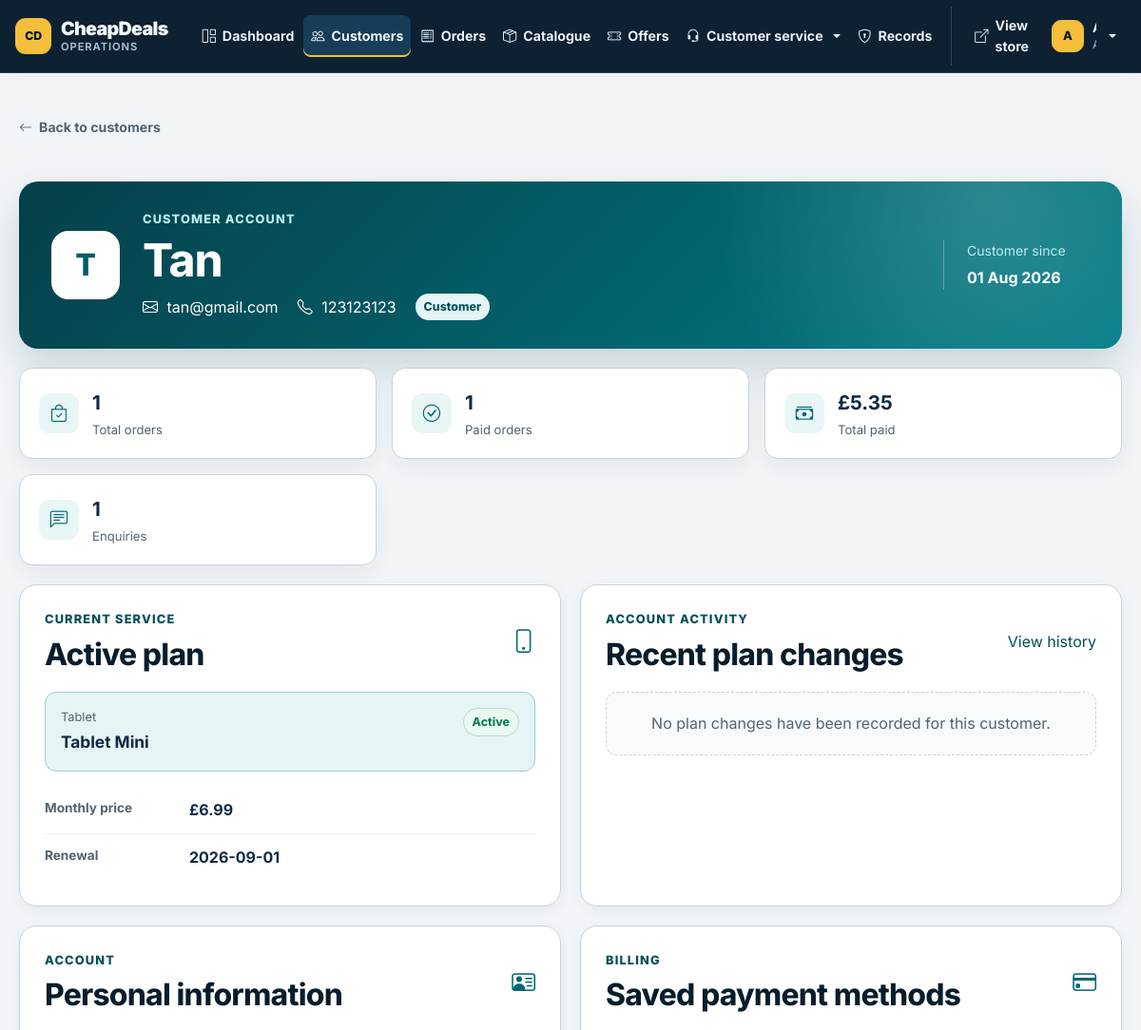
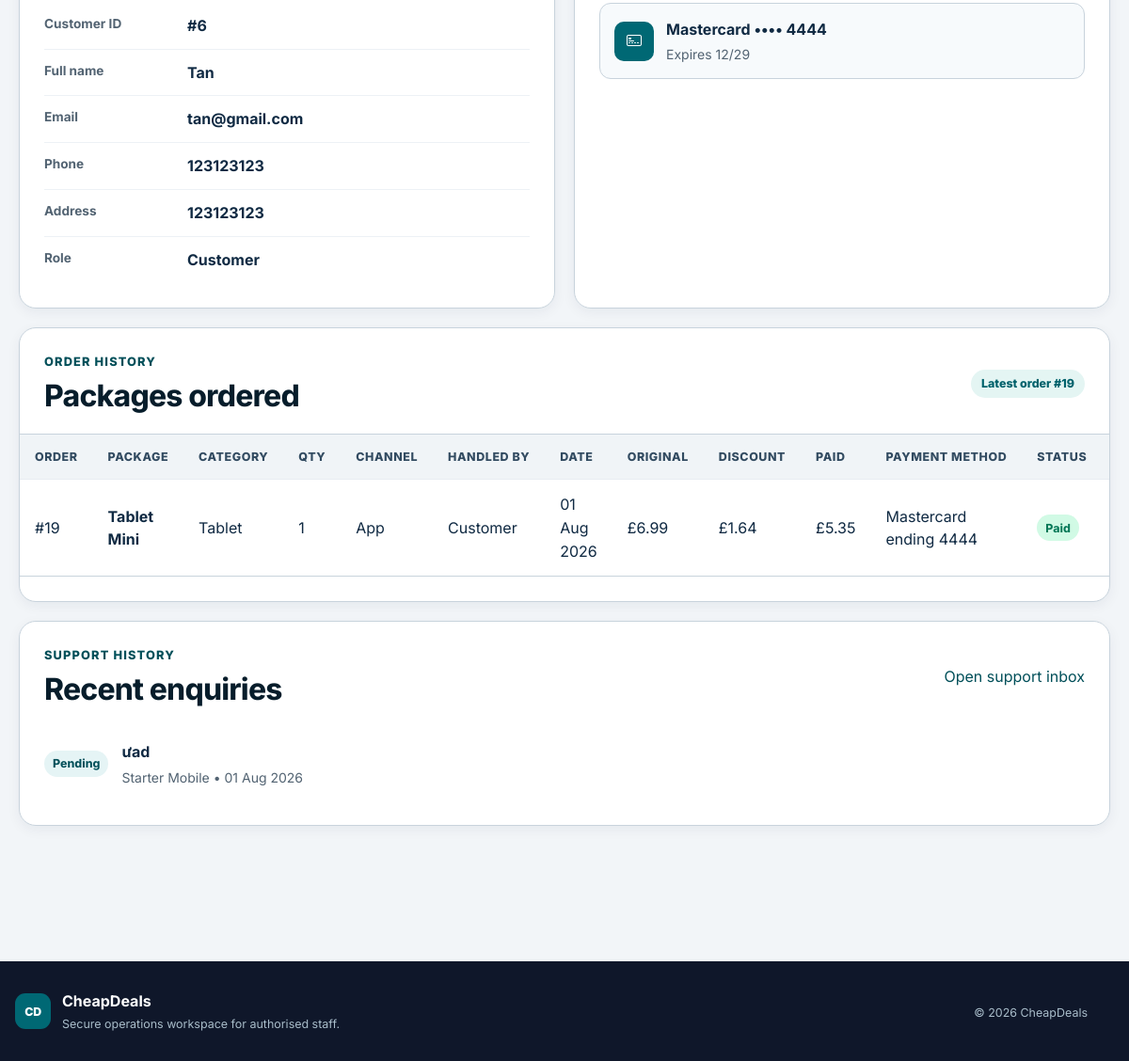
/COMP1807/cheapdeals/public/crm/customer?id=6 (signed in), run on the app's committed database (2 pictures, top to bottom).
### tables this page shows
CREATE TABLE `users` (
  `id` int(11) NOT NULL,
  `full_name` varchar(100) NOT NULL,
  `email` varchar(100) NOT NULL,
  `password` varchar(255) NOT NULL,
  `phone` varchar(20) DEFAULT NULL,
  `address` text DEFAULT NULL,
  `credit_card` varchar(50) DEFAULT NULL,
  `role` enum('customer','csr','admin') DEFAULT 'customer',
  `created_at` timestamp NOT NULL DEFAULT current_timestamp(),
  `card_type` varchar(20) DEFAULT NULL,
  `card_expiry` varchar(5) DEFAULT NULL
);

CREATE TABLE `orders` (
  `id` int(11) NOT NULL,
  `user_id` int(11) DEFAULT NULL,
  `package_id` int(11) DEFAULT NULL,
  `quantity` int(11) NOT NULL DEFAULT 1,
  `total` decimal(10,2) DEFAULT NULL,
  `discount` decimal(10,2) DEFAULT NULL,
  `final_total` decimal(10,2) DEFAULT NULL,
  `status` enum('Pending','Paid','Cancelled') DEFAULT 'Pending',
  `order_channel` varchar(20) NOT NULL DEFAULT 'Website',
  `created_by` int(11) DEFAULT NULL,
  `created_at` timestamp NOT NULL DEFAULT current_timestamp()
);

CREATE TABLE `subscriptions` (
  `id` int(11) NOT NULL,
  `user_id` int(11) NOT NULL,
  `package_id` int(11) DEFAULT NULL,
  `deal_id` int(11) DEFAULT NULL,
  `status` varchar(20) NOT NULL DEFAULT 'Active',
  `started_at` timestamp NOT NULL DEFAULT current_timestamp(),
  `renewal_date` date DEFAULT NULL,
  `updated_at` timestamp NOT NULL DEFAULT current_timestamp() ON UPDATE current_timestamp()
);

CREATE TABLE `payment_methods` (
  `id` int(11) NOT NULL,
  `user_id` int(11) NOT NULL,
  `card_type` varchar(20) NOT NULL,
  `card_last4` varchar(4) NOT NULL,
  `card_expiry` varchar(5) NOT NULL,
  `verification_status` varchar(20) DEFAULT NULL,
  `verification_reference` varchar(60) DEFAULT NULL,
  `is_default` tinyint(1) DEFAULT 0
);

CREATE TABLE `packages` (
  `id` int(11) NOT NULL,
  `package_name` varchar(100) DEFAULT NULL,
  `category` enum('Mobile','Broadband','Tablet') DEFAULT NULL,
  `price` decimal(10,2) DEFAULT NULL,
  `minutes` int(11) DEFAULT NULL,
  `sms` int(11) DEFAULT NULL,
  `data_gb` int(11) DEFAULT NULL,
  `description` text DEFAULT NULL,
  `stock` int(11) DEFAULT 100,
  `image` varchar(255) DEFAULT NULL,
  `is_active` tinyint(1) NOT NULL DEFAULT 1
);

CREATE TABLE `payments` (
  `id` int(11) NOT NULL,
  `order_id` int(11) DEFAULT NULL,
  `amount` decimal(10,2) DEFAULT NULL,
  `payment_method` varchar(50) DEFAULT NULL,
  `payment_status` enum('Success','Failed') DEFAULT NULL,
  `verification_status` varchar(20) DEFAULT NULL,
  `verification_reference` varchar(60) DEFAULT NULL,
  `verification_message` varchar(255) DEFAULT NULL,
  `receipt_ref` varchar(40) DEFAULT NULL,
  `payment_date` timestamp NOT NULL DEFAULT current_timestamp()
);

CREATE TABLE `enquiries` (
  `id` int(11) NOT NULL,
  `user_id` int(11) DEFAULT NULL,
  `package_id` int(11) DEFAULT NULL,
  `subject` varchar(255) DEFAULT NULL,
  `message` text DEFAULT NULL,
  `reply` text DEFAULT NULL,
  `status` enum('Pending','Answered') DEFAULT 'Pending',
  `created_at` timestamp NOT NULL DEFAULT current_timestamp()
);

### app/views/crm/customer-detail.php (the view, shortened to what the rows shown need)
<?php if (!$customer): ?>
    <section class="section narrow">
        <h1>Customer not found</h1>
        <p>The requested customer account does not exist.</p>
        <a class="btn primary" href="<?= url('/crm/customers') ?>">Back to customers</a>
    </section>
<?php else: ?>
    <?php
    $paidOrders = array_filter(
        $orders,
        fn (array $order): bool => $order['status'] === 'Paid'
    );
    $totalSpent = array_sum(array_column($paidOrders, 'final_total'));
    $latestOrder = $orders[0] ?? null;
    ?>
    <section class="crm-customer-profile">
        <a class="checkout-back" href="<?= url('/crm/customers') ?>">
            <i class="bi bi-arrow-left"></i> Back to customers
        </a>
        <header class="crm-profile-hero">
            <div class="crm-profile-avatar">
                <?= e(strtoupper(substr($customer['full_name'], 0, 1))) ?>
            </div>
            <div class="crm-profile-name">
                <p class="eyebrow">Customer account</p>
                <h1><?= e($customer['full_name']) ?></h1>
                <div>
                    <span><i class="bi bi-envelope"></i> <?= e($customer['email']) ?></span>
                    <span><i class="bi bi-telephone"></i> <?= e($customer['phone'] ?? 'Not provided') ?></span>
                    <span class="crm-role-badge"><?= e(ucfirst($customer['role'] ?? 'customer')) ?></span>
                </div>
            </div>
            <div class="crm-member-since">
                <small>Customer since</small>
                <strong><?= e(date('d M Y', strtotime($customer['created_at']))) ?></strong>
            </div>
        </header>
        <div class="crm-customer-stats">
            <article>
                <i class="bi bi-bag-check"></i>
                <div><strong><?= count($orders) ?></strong><span>Total orders</span></div>
            </article>
            <article>
                <i class="bi bi-check-circle"></i>
                <div><strong><?= count($paidOrders) ?></strong><span>Paid orders</span></div>
            </article>
            <article>
                <i class="bi bi-cash-stack"></i>
                <div><strong>&pound;<?= number_format((float) $totalSpent, 2) ?></strong><span>Total paid</span></div>
            </article>
            <article>
                <i class="bi bi-chat-left-text"></i>
                <div><strong><?= count($enquiries) ?></strong><span>Enquiries</span></div>
            </article>
        </div>
        <div class="crm-profile-grid crm-subscription-grid">
            <section class="crm-profile-panel">
                <div class="crm-panel-title">
                    <div><p class="eyebrow">Current service</p><h2>Active plan</h2></div>
                    <i class="bi bi-phone"></i>
                </div>
                <?php if ($subscription): ?>
                    <div class="current-plan-summary">
                        <div><small><?= e($subscription['plan_type'] ?? 'Plan') ?></small><strong><?= e($subscription['plan_name']) ?></strong></div>
                        <span class="status-pill is-success"><?= e($subscription['status']) ?></span>
                    </div>
                    <dl class="crm-info-list compact-info-list">
                        <div><dt>Monthly price</dt><dd>&pound;<?= number_format((float) $subscription['price'], 2) ?></dd></div>
                        <div><dt>Renewal</dt><dd><?= e($subscription['renewal_date'] ?? 'Not scheduled') ?></dd></div>
                    </dl>
                <?php else: ?>
                    <p class="crm-empty-copy">This customer has no active subscription.</p>
                <?php endif; ?>
            </section>
            <section class="crm-profile-panel">
                <div class="crm-panel-title">
                    <div><p class="eyebrow">Account activity</p><h2>Recent plan changes</h2></div>
                    <a href="<?= url('/crm/subscription-changes?q=' . urlencode($customer['email'])) ?>">View history</a>
                </div>
                <?php if ($planChanges): ?>
                    <div class="customer-plan-change-list">
                        <?php foreach (array_slice($planChanges, 0, 3) as $change): ?>
                            <article>
                                <span><strong><?= e($change['previous_name']) ?></strong><i class="bi bi-arrow-right" aria-hidden="true"></i><strong><?= e($change['new_name']) ?></strong></span>
                                <small><?= e(date('d M Y, H:i', strtotime($change['created_at']))) ?> · Completed automatically</small>
                            </article>
                        <?php endforeach; ?>
                    </div>
                <?php else: ?>
                    <p class="crm-empty-copy">No plan changes have been recorded for this customer.</p>
                <?php endif; ?>
            </section>
        </div>
        <div class="crm-profile-grid">
            <section class="crm-profile-panel">
                <div class="crm-panel-title">
                    <div>
                        <p class="eyebrow">Account</p>
                        <h2>Personal information</h2>
                    </div>
                    <i class="bi bi-person-vcard"></i>
                </div>
                <dl class="crm-info-list">
                    <div><dt>Customer ID</dt><dd>#<?= (int) $customer['id'] ?></dd></div>
                    <div><dt>Full name</dt><dd><?= e($customer['full_name']) ?></dd></div>
                    <div><dt>Email</dt><dd><?= e($customer['email']) ?></dd></div>
                    <div><dt>Phone</dt><dd><?= e($customer['phone'] ?? 'Not provided') ?></dd></div>
                    <div><dt>Address</dt><dd><?= nl2br(e($customer['address'] ?? 'Not provided')) ?></dd></div>
                    <div><dt>Role</dt><dd><?= e(ucfirst($customer['role'] ?? 'customer')) ?></dd></div>
                </dl>
            </section>
            <section class="crm-profile-panel">
                <div class="crm-panel-title">
                    <div>
                        <p class="eyebrow">Billing</p>
                        <h2>Saved payment methods</h2>
                    </div>
                    <i class="bi bi-credit-card"></i>
                </div>
                <?php if ($cards): ?>
                    <div class="crm-card-list">
                        <?php foreach ($cards as $card): ?>
                            <div>
                                <span class="crm-card-icon"><i class="bi bi-credit-card-2-front"></i></span>
                                <span>
                                    <strong><?= e($card['card_type']) ?> &bull;&bull;&bull;&bull; <?= e($card['card_last4']) ?></strong>
                                    <small>Expires <?= e($card['card_expiry']) ?></small>
                                </span>
                                <?php if (!empty($card['is_default'])): ?>
                                    <span class="default-card-label">Default</span>
                                <?php endif; ?>
                            </div>
                        <?php endforeach; ?>
                    </div>
                <?php else: ?>
                    <p class="crm-empty-copy">No saved payment methods.</p>
                <?php endif; ?>
            </section>
        </div>
        <section class="crm-profile-panel crm-orders-panel">
            <div class="crm-panel-title">
                <div>
                    <p class="eyebrow">Order history</p>
                    <h2>Packages ordered</h2>
                </div>
                <?php if ($latestOrder): ?>
                    <span class="crm-latest-order">Latest order #<?= (int) $latestOrder['id'] ?></span>
                <?php endif; ?>
            </div>
            <div class="table-wrap">
                <table>
                    <thead>
                        <tr>
                            <th scope="col">Order</th>
                            <th scope="col">Package</th>
                            <th scope="col">Category</th>
                            <th scope="col">Qty</th>
                            <th scope="col">Channel</th>
                            <th scope="col">Handled by</th>
                            <th scope="col">Date</th>
                            <th scope="col">Original</th>
                            <th scope="col">Discount</th>
                            <th scope="col">Paid</th>
                            <th scope="col">Payment method</th>
                            <th scope="col">Status</th>
                            <th scope="col">Bill reference</th>
                        </tr>
                    </thead>
                    <tbody>
                        <?php foreach ($orders as $order): ?>
                            <tr>
                                <td>#<?= (int) $order['id'] ?></td>
                                <td><strong><?= e($order['package_name'] ?? 'Unknown package') ?></strong></td>
                                <td><?= e($order['category'] ?? '') ?></td>
                                <td><?= (int) ($order['quantity'] ?? 1) ?></td>
                                <td><?= e($order['order_channel'] ?? 'Website') ?></td>
                                <td><?= e($order['created_by_name'] ?? 'Customer') ?></td>
                                <td><?= e(date('d M Y', strtotime($order['created_at']))) ?></td>
                                <td>&pound;<?= number_format((float) $order['total'], 2) ?></td>
                                <td>&pound;<?= number_format((float) $order['discount'], 2) ?></td>
                                <td>&pound;<?= number_format((float) $order['final_total'], 2) ?></td>
                                <td><?= e($order['payment_method'] ?? 'Not paid') ?></td>
                                <td><span class="crm-order-status status-<?= e(strtolower($order['status'])) ?>"><?= e($order['status']) ?></span></td>
                                <td><?= e($order['receipt_ref'] ?? '-') ?></td>
                            </tr>
                        <?php endforeach; ?>
                    </tbody>
                </table>
            </div>
        </section>
        <section class="crm-profile-panel">
            <div class="crm-panel-title">
                <div>
                    <p class="eyebrow">Support history</p>
                    <h2>Recent enquiries</h2>
                </div>
                <a href="<?= url('/crm/enquiries') ?>">Open support inbox</a>
            </div>
            <?php if ($enquiries): ?>
                <div class="crm-enquiry-summary">
                    <?php foreach (array_slice($enquiries, 0, 5) as $enquiry): ?>
                        <article>
                            <span class="message-status <?= $enquiry['status'] === 'Answered' ? 'is-answered' : '' ?>">
                                <?= e($enquiry['status']) ?>
                            </span>
                            <div>
                                <strong><?= e($enquiry['subject']) ?></strong>
                                <small><?= e($enquiry['package_name'] ?? 'General enquiry') ?> &bull; <?= e(date('d M Y', strtotime($enquiry['created_at']))) ?></small>
                            </div>
                        </article>
                    <?php endforeach; ?>
                </div>
            <?php else: ?>
                <p class="crm-empty-copy">This customer has not sent any enquiries.</p>
            <?php endif; ?>
        </section>
    </section>
<?php endif; ?>

### data on the page
users: full_name "T", full_name "Tan", email "tan@gmail.com", phone "123123123", role "Customer", created_at "01 Aug 2026", id "6", address "123123123"
orders: status "1", status "5.35", id "19", package.package_name "Tablet Mini", package.category "Tablet", quantity "1", order_channel "App", created_by_name "Customer", created_at "01 Aug 2026", total "6.99", discount "1.64", final_total "5.35", payments.payment_method "Mastercard ending 4444", status "Paid"
subscriptions: status "Active", renewal_date "2026-09-01"
payment_methods: card_type "Mastercard", card_last4 "4444", card_expiry "12/29"
enquiries: status "Pending", subject "ưad", package.package_name "Starter Mobile", created_at "01 Aug 2026"

### other printed values
substr((string) ($navCustomer['full_name'] ?? 'S'), 0, 1) "A"
count($orders) "1"
count($enquiries) "1"
$subscription['plan_type'] "Tablet"
$subscription['plan_name'] "Tablet Mini"
$subscription['price'] "6.99"
